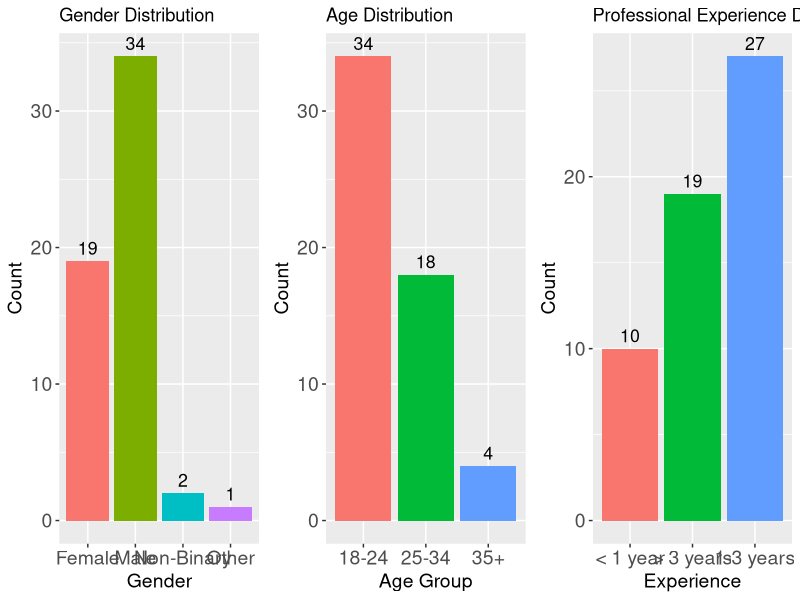

Reproduce this figure in R.
# Import required libraries
library(ggplot2)
library(gridExtra)

# Create a data frame for gender distribution
gender_data <- data.frame(
  Gender = c("Female", "Male", "Non-Binary", "Other"),
  Count = c(19, 34, 2, 1)
)

# Create a vertical bar chart for gender distribution
gender_chart <- ggplot(gender_data, aes(x=Gender, y=Count, fill=Gender)) +
  geom_bar(stat="identity") +
  labs(title="Gender Distribution", x="Gender", y="Count") +
  geom_text(aes(label=Count), vjust=-0.5, color="black", size=4.5) +
  theme(legend.position="none",
        axis.text.x=element_text(size=14),
        axis.text.y=element_text(size=14),
        axis.title=element_text(size=14))

# Create a data frame for age distribution
age_data <- data.frame(
  Age_Group = c("18-24", "25-34", "35+"),
  Count = c(34, 18, 4)
)

# Create a vertical bar chart for age distribution
age_chart <- ggplot(age_data, aes(x=Age_Group, y=Count, fill=Age_Group)) +
  geom_bar(stat="identity") +
  labs(title="Age Distribution", x="Age Group", y="Count") +
  geom_text(aes(label=Count), vjust=-0.5, color="black", size=4.5) +
  theme(legend.position="none",
        axis.text.x=element_text(size=14),
        axis.text.y=element_text(size=14),
        axis.title=element_text(size=14))

# Create a data frame for professional experience distribution
exp_data <- data.frame(
  Experience = c("< 1 year", "1-3 years", "> 3 years"),
  Count = c(10, 27, 19)
)

# Create a vertical bar chart for professional experience distribution
exp_chart <- ggplot(exp_data, aes(x=Experience, y=Count, fill=Experience)) +
  geom_bar(stat="identity") +
  labs(title="Professional Experience Distribution", x="Experience", y="Count") +
  geom_text(aes(label=Count), vjust=-0.5, color="black", size=4.5) +
  theme(legend.position="none",
        axis.text.x=element_text(size=14),
        axis.text.y=element_text(size=14),
        axis.title=element_text(size=14))

# Arrange the charts in a vertical column
grid.arrange(gender_chart, age_chart, exp_chart, ncol=3)


